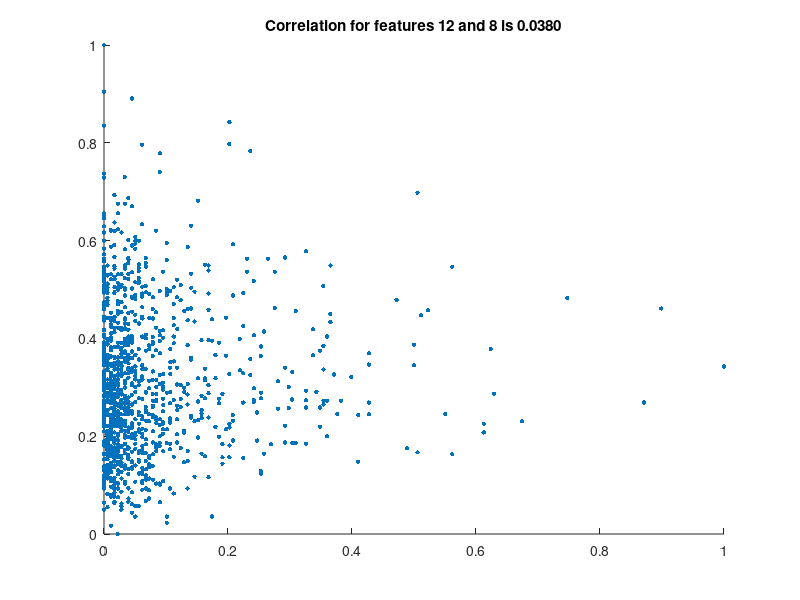
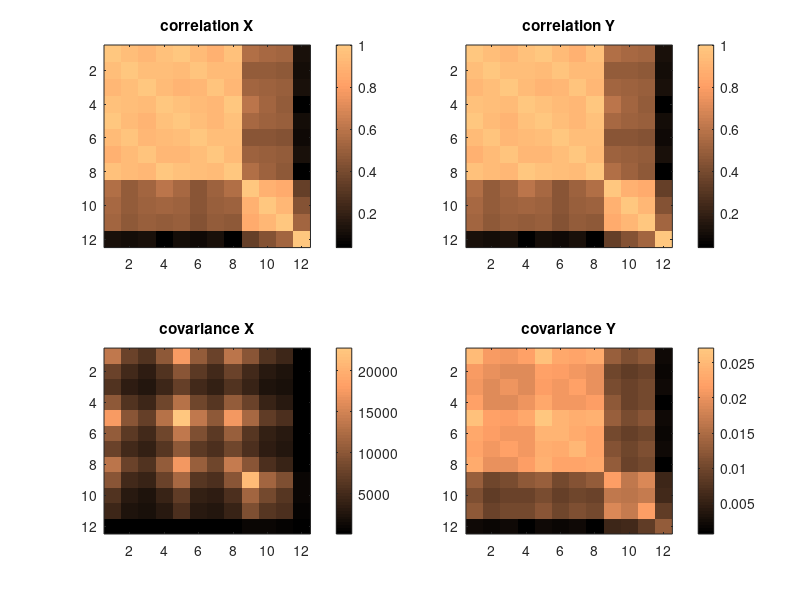

These figures' MATLAB source, in order:
clear;
figure;

X = dlmread('dataset0.txt');
Y = (X - min(X)) ./ (max(X) - min(X));

xCov = cov(X);
xCor = corrcoef(X);
yCov = cov(Y);
yCor = corrcoef(Y);

minCor = min(min(yCor));
[f1,f2] = find(yCor == minCor);

scatter(Y(:,f1(1)), Y(:,f2(1)), 10, 'black', 'filled');
title(sprintf('Correlation for features %i and %i is %.4f', f1(1), f2(1), minCor));

figure;
colormap copper

subplot(2,2,1)
imagesc(xCor)
title('correlation X')
colorbar

subplot(2,2,2)
imagesc(yCor)
title('correlation Y')
colorbar

subplot(2,2,3)
imagesc(xCov)
title('covariance X')
colorbar

subplot(2,2,4)
imagesc(yCov)
title('covariance Y')
colorbar
